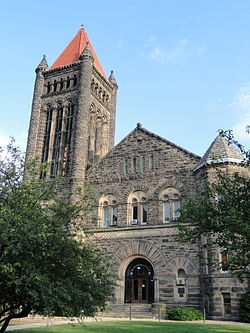
%> input picture project/source/images/altgeld_small.jpg, 250 x 333 px
$ octave playground.m   (GNU Octave 9; MATLAB toolbox functions it lacks are replaced by stand-ins)
%> lines starting %> are read from the running program, lines starting %| are printed output that depends on the picture; in (x1, y1, x2, y2) boxes, pixels count from 0 and x2, y2 are one past the last pixel; in counts of white or black regions, pixels touching at a corner belong together; the program's own positions count from 1
close all;
clear;
im = im2double(imread('images/altgeld_small.jpg'));
im_grayscale = rgb2gray(im);
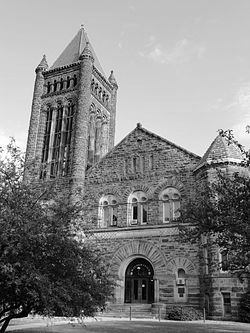
%> im_grayscale: size 333x250 double; min 0, max 1, mean 0.523
imwrite(im_grayscale, 'altgeld_small_grayscale.jpg');
im_grayscale = imgaussfilt(im_grayscale);
imwrite(im_grayscale, 'altgeld_small_grayscale_low_pass.jpg');
figure(11), imshow(im_grayscale);
im_edge = edge(im_grayscale, 'sobel');
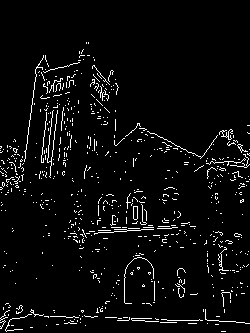
%> im_edge: size 333x250 logical; 4.3% white in thin lines or dots, all inside (x1, y1, x2, y2) = (0, 42, 250, 332)
imwrite(im_edge, 'altgeld_small_sobel_edge.jpg');
edge_threshold = 0.2;

[Gmag,Gdir] = imgradient(im_grayscale);
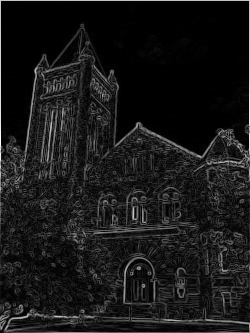
%> Gmag: size 333x250 double; min 0, max 3.98, mean 0.383; drawn with min black and max white
[D, Idx] = bwdist(Gmag > edge_threshold);
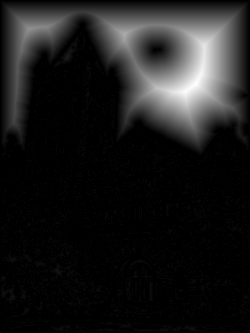
%> D: size 333x250 single; min 0, max 49.65, mean 5.3; drawn with min black and max white
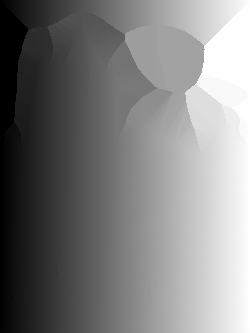
%> Idx: size 333x250 uint32; min 1, max 83250, mean 41613.8; drawn with min black and max white
figure, imagesc(Gmag);
figure, imagesc(Gdir);
[height, width, ~] = size(im);
%> height = 333; width = 250
for i = 1 : height
    for j = 1 : width
        if(Gmag(i, j) < edge_threshold)
            Gdir(i, j) = Gdir(mod(Idx(i, j), height) + 1, min(floor((Idx(i, j) - 1) / height) + 1, width));
        end
    end
end
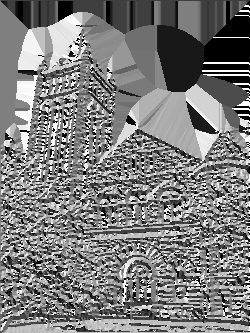
%> Gdir: size 333x250 double; min -180, max 180, mean -4.6; drawn with min black and max white
figure, imagesc(Gdir);
%> after `imagesc(Gdir)`:
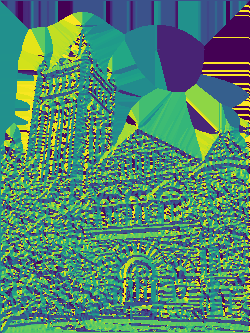
%> displayed picture: size 333x250x3, on the screen's scale of 0 to 255; mean R, G, B 80.8, 134, 110.8

$ run again, with project/source/images/altgeld_large.jpg copied over project/source/images/altgeld_small.jpg
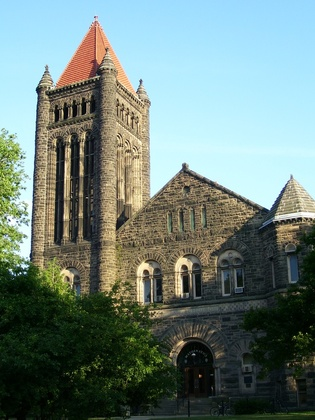
%> input picture project/source/images/altgeld_large.jpg, 315 x 420 px, shrunk from 736 x 981 before the run
%> `im_edge = edge(im_grayscale, 'sobel');`:
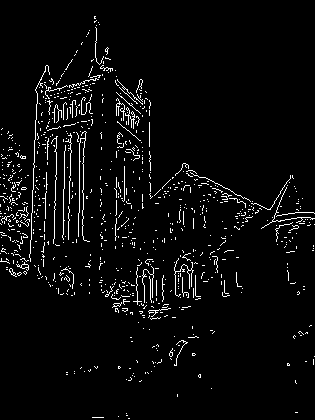
%> im_edge: size 420x315 logical; 4% white in thin lines or dots
%> `imagesc(Gdir)`:
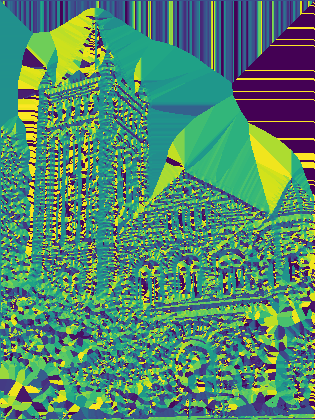
%> displayed picture: size 420x315x3, on the screen's scale of 0 to 255; mean R, G, B 82.1, 134.6, 108.3
